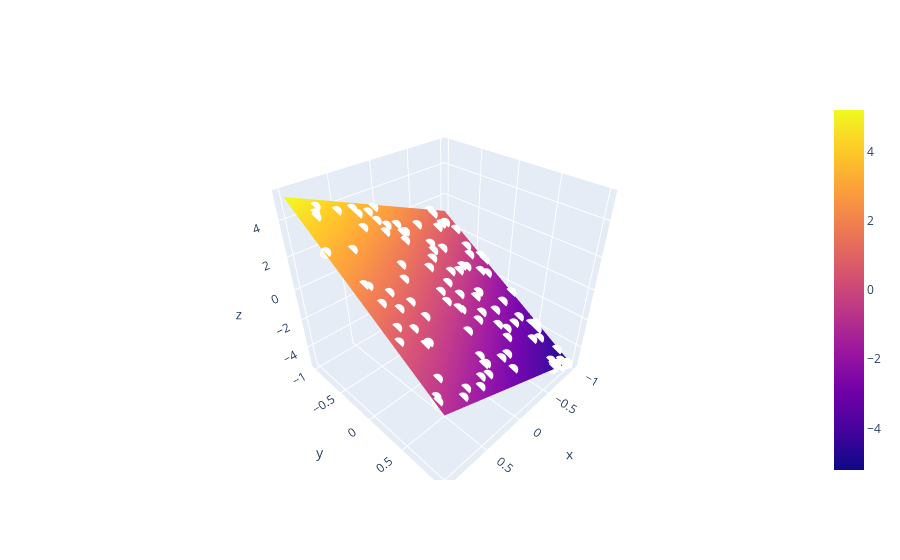

Here is the notebook cell this chart was saved with:
### Markdown cell above
## Pregunta 1

Para simular un conjunto de características $x_1$ , $x_2$,..., $x_n$ trabajaremos en la primera parte con dos características de datos aleatorios que presentan un plano y mostraremos que los párametros optimizados se corresponden con el valor esperado.

- Definir la ecuación  $y = 2.1*x_1 - 3.1*x_2$, y generar números aleatorios que pertenecen al plano. 

- Realizar un diagrama 3D de los puntos generados aleatoriamente. 


Nuestro objetivo será encontrar los valores $\theta_0 = 0, \theta_1=2.1, \theta_1=3.1$ que mejor ajustar el plano, empleando cálculos vectorizados.

### Code cell
N=100
x1=np.linspace(-1, 1, N)
x2=np.linspace(-1, 1, N)

X_1,X_2 =np.meshgrid(x1, x2)
Y = 2.1*X_1 - 3.1*X_2

x_1= 2*np.random.random(N)-1
x_2= 2*np.random.random(N)-1

y_label = 2.1 * x_1 - 3.1 * x_2 

fig = go.Figure(go.Surface(x=X_1, y=X_2, z=Y))
fig.add_trace(go.Scatter3d(x=x_1, y=x_2, z=y_label, mode='markers', marker=dict(size=4, color='white')))
fig.show()
